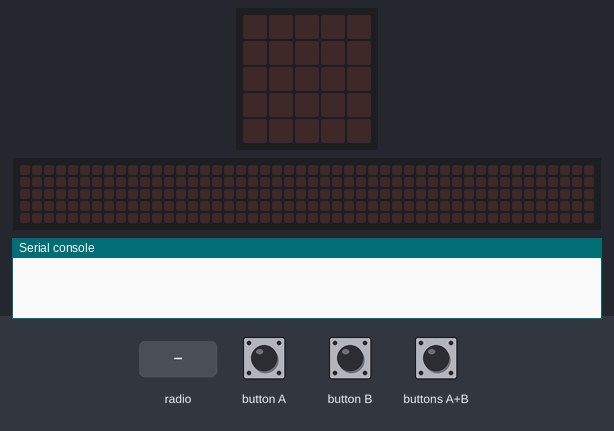
Recording of a program running on a simulated BBC micro:bit (MakeCode). Shown: the board's 5×5 LED display, a strip that is not on the board, showing the scrolling text unrolled, the last lines printed to the serial console. The inputs (shaded band) are chosen by the test bench. No radio messages arrive unless stated (any console line starting 'radio sent:' is added by the test bench); the 48×5 strip is a reading aid, not a part: it shows the text the display is scrolling, unrolled, one strip-width of it at a time.

Above: at 1.2 s.
1.3 s: radio message "3" arrives
At 1.37 s:
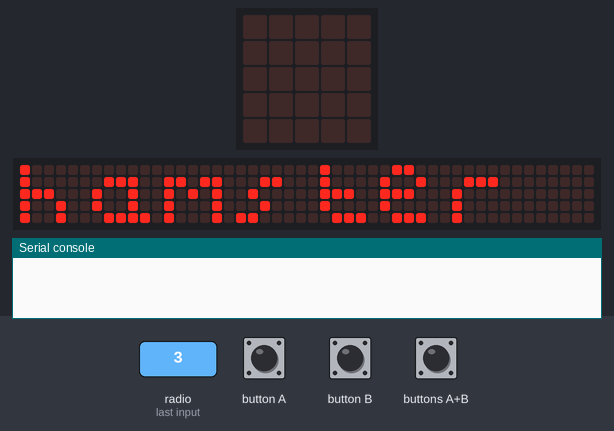
At 1.82 s:
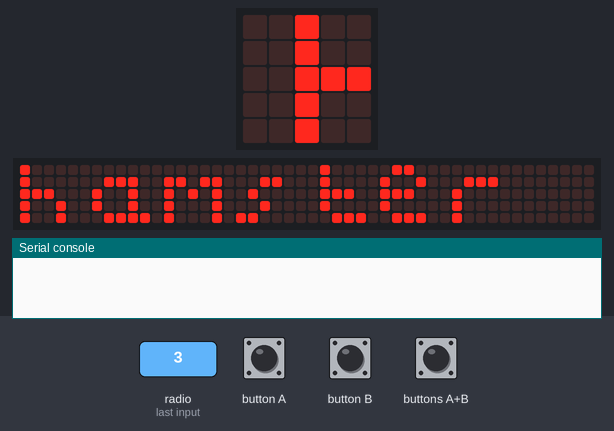
4.3 s: radio message "2" arrives
7.3 s: button A pressed for 0.15 s
At 8.57 s:
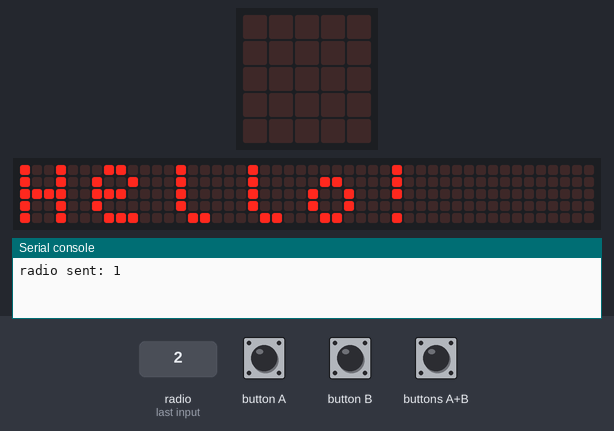
10.4 s: radio message "1" arrives
13.4 s: radio message "3" arrives
At 15.47 s:
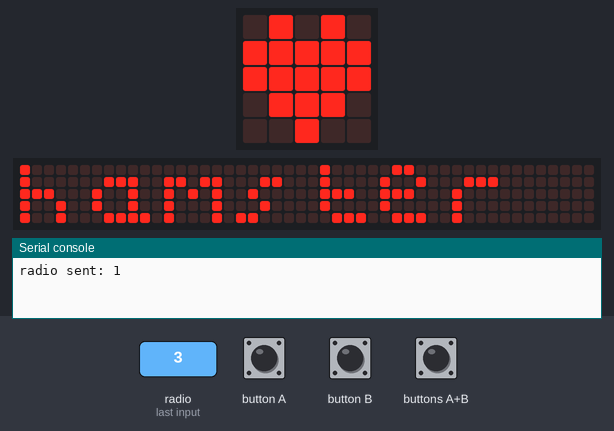

Measured:
- after the input at 1.3 s, the display: changes at once (image 1)
- after the input at 13.4 s, the display: first differs from a run without the input after 2.0 s (image 4)

The program:

main.ts
```typescript
radio.onReceivedNumber(function (receivedNumber) {
    if (receivedNumber == 1) {
        basic.showIcon(IconNames.Heart)
    }
    if (2 == receivedNumber) {
        basic.showString("Hello!")
    }
    if (3 == receivedNumber) {
        basic.showString("hamster")
    }
    if (4 == receivedNumber) {
        music.play(music.stringPlayable("C5 B A G F E D C ", 120), music.PlaybackMode.UntilDone)
    }
})
input.onButtonPressed(Button.A, function () {
    radio.sendNumber(1)
})
input.onGesture(Gesture.Shake, function () {
    radio.sendNumber(4)
})
input.onButtonPressed(Button.AB, function () {
    radio.sendNumber(3)
})
input.onButtonPressed(Button.B, function () {
    radio.sendNumber(2)
})
radio.setGroup(255)
basic.forever(function () {

})
```

test.ts
```typescript
// 在這裡測試；當此封包作為擴充功能時，將不會編譯此內容。
```
